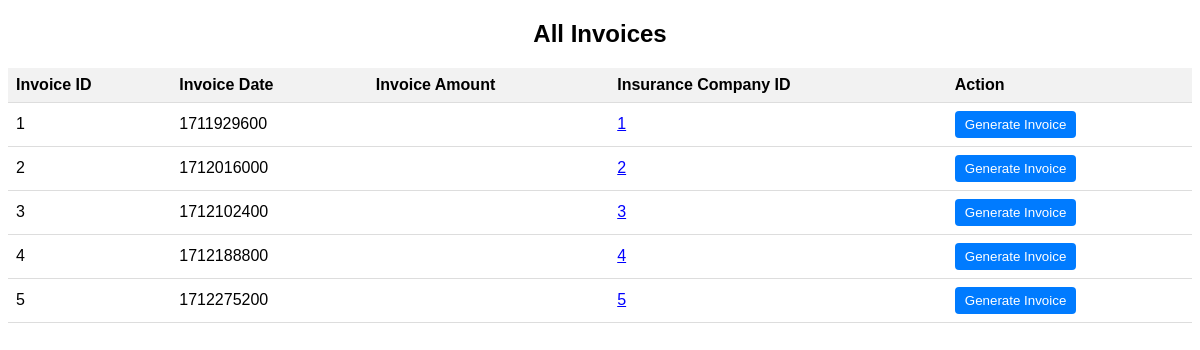
The page /modules/pm/invoice/Invoice.php on the database its author committed.
### tables this page shows
CREATE TABLE `Invoice` (
  `Inv_id` int(10) NOT NULL AUTO_INCREMENT,
  `Inv_date` int(10) NOT NULL,
  `Ins_id` int(10) DEFAULT NULL,
  PRIMARY KEY (`Inv_id`),
  CONSTRAINT invoice_fk_insurance FOREIGN KEY (`Ins_id`) REFERENCES `Insurance Company` (`Ins_id`)
);

### modules/pm/invoice/Invoice.php (the view, shortened to what this page needs)
<?php
include("config.php");
$sql = "SELECT i.Inv_id, i.Inv_Date, a.Cost AS Inv_Amt, i.Ins_id
        FROM Invoice i
        LEFT JOIN Appointment a ON i.Inv_id = a.Inv_id
        ORDER BY a.Date_Time DESC";
$result = mysqli_query($con, $sql);
?>
<!DOCTYPE html>
<html lang="en">
<head>
</head>
<body>
<h2>All Invoices</h2>
<table>
    <thead>
        <tr>
            <th>Invoice ID</th>
            <th>Invoice Date</th>
            <th>Invoice Amount</th>
            <th>Insurance Company ID</th>
            <th>Action</th>
        </tr>
    </thead>
    <tbody>
        <?php
        if (mysqli_num_rows($result) > 0) {
            while ($row = mysqli_fetch_assoc($result)) {
                ?>
                <tr>
                    <td><?php echo $row['Inv_id']; ?></td>
                    <td><?php echo $row['Inv_Date']; ?></td>
                    <td><?php echo $row['Inv_Amt']; ?></td>
                    <td><a href="insurance_companies.php" class="navigation-link"><?php echo $row['Ins_id']; ?></a></td>
                    <td>
                        <button onclick="location.href='Invoice_detail.php?Inv_id=<?php echo $row['Inv_id']; ?>'" class="generate-invoice-btn">Generate Invoice</button>
                    </td>
                </tr>
                <?php
            }
        } else {
            echo "<tr><td colspan='5'>No invoices found</td></tr>";
        }
        ?>
    </tbody>
</table>
</body>
</html>

### modules/pm/invoice/Invoice.php (style rules this page uses)
body { font-family: Arial, sans-serif; }
h2 { text-align: center; }
table { width: 100%; border-collapse: collapse; margin-top: 20px; }
th, td { padding: 8px; text-align: left; border-bottom: 1px solid #ddd; }
th { background-color: #f2f2f2; }
.generate-invoice-btn { padding: 6px 10px; background-color: #007bff; color: #fff; border: none; border-radius: 4px; cursor: pointer; }
.navigation-link { color: blue; text-decoration: underline; cursor: pointer; }

### rows shown on the page
invoice: Inv_id "1", Inv_date "1711929600", Ins "1"
invoice: Inv_id "2", Inv_date "1712016000", Ins "2"
invoice: Inv_id "3", Inv_date "1712102400", Ins "3"
invoice: Inv_id "4", Inv_date "1712188800", Ins "4"
invoice: Inv_id "5", Inv_date "1712275200", Ins "5"
